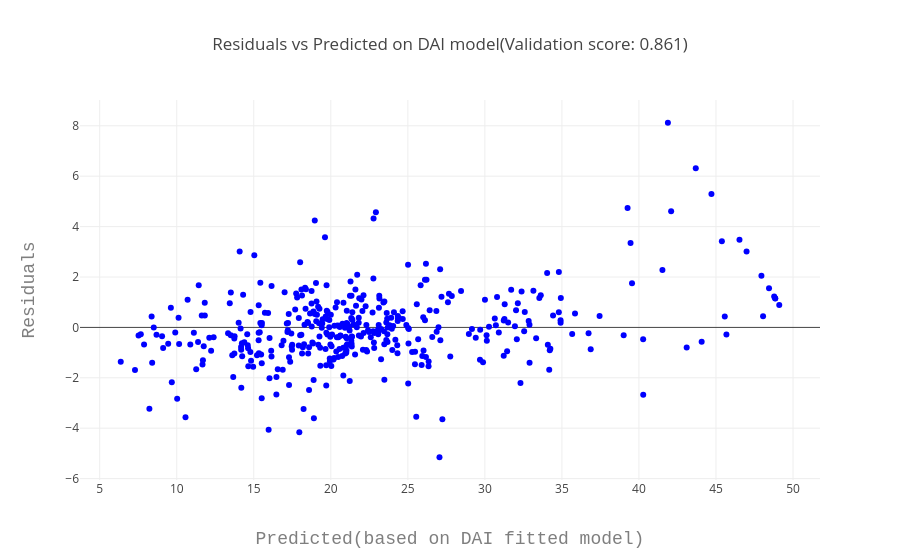

The code cell stored with this chart in its notebook:
### Code cell
# Plotting residuals based on DAI model.
dai_model = go.Scatter(
    x=yhat,
    y=residuals,
    mode="markers",
    marker = dict(color = 'blue'),
    name='Using DAI Model'
)


data = [dai_model]
layout = go.Layout(
    title=f'Residuals vs Predicted on DAI model(Validation score: {str(round(experiment.valid_score, 3))})',
    xaxis=dict(
        title='Predicted(based on DAI fitted model)',
        titlefont=dict(
            family='Courier New, monospace',
            size=18,
            color='#7f7f7f'
        )
    ),
    yaxis=dict(
        title='Residuals',
        titlefont=dict(
            family='Courier New, monospace',
            size=18,
            color='#7f7f7f'
        )
    )
)

fig = go.Figure(data, layout=layout)
plotly.offline.iplot(fig, filename='residual on DAI model')

### Figure 1 — Plotly figure (JSON) as saved in the notebook; plotly's stock layout.template omitted (floating-point values rounded to 4 significant figures; data arrays with more than 128 entries replaced by an {"elided": "..."} marker saying what was removed)
{"data": [{"marker": {"color": "blue"}, "mode": "markers", "name": "Using DAI Model", "type": "scatter", "uid": "b41d8b4e-266b-11e9-91f7-0e2681d9c366", "x": {"elided": "404 float values"}, "y": {"elided": "404 float values"}}], "layout": {"title": "Residuals vs Predicted on DAI model(Validation score: 0.861)", "xaxis": {"title": "Predicted(based on DAI fitted model)", "titlefont": {"color": "#7f7f7f", "family": "Courier New, monospace", "size": 18}}, "yaxis": {"title": "Residuals", "titlefont": {"color": "#7f7f7f", "family": "Courier New, monospace", "size": 18}}}}
